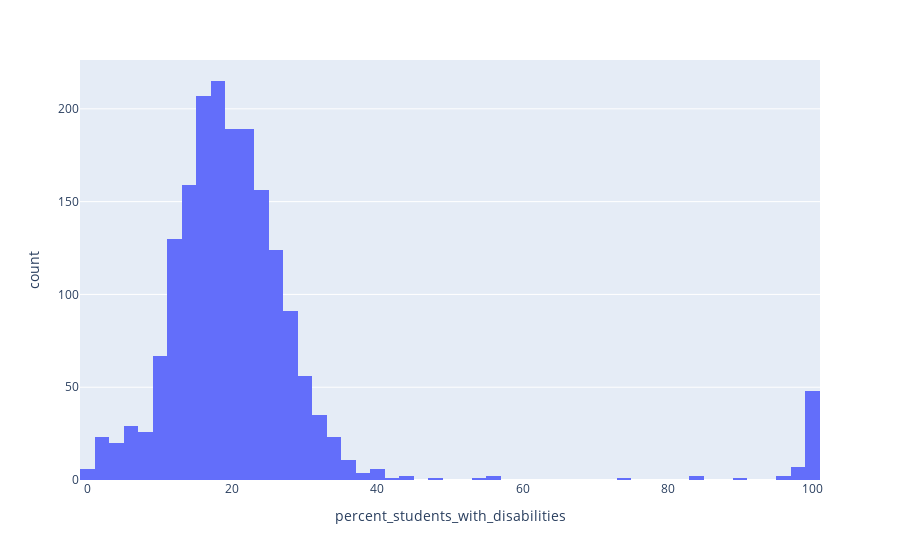

The code cell stored with this chart in its notebook:
### Markdown cell above
#### Task 2B. Create a histogram to view the distribution of the percentage of students with disabilities in schools.

<span style='background :#FFF59E'>**Hint:** You'll need to use the `percent_students_with_disabilities` column of your DataFrame.</span>

### Code cell
# Plot the data showing the % of students with disabilities in schools
hist2 = px.histogram(schools, x='percent_students_with_disabilities')
hist2

### Figure 1 — Plotly figure (JSON) as saved in the notebook; plotly's stock layout.template omitted (floating-point values rounded to 4 significant figures; data arrays with more than 128 entries replaced by an {"elided": "..."} marker saying what was removed)
{"data": [{"alignmentgroup": "True", "bingroup": "x", "hovertemplate": "percent_students_with_disabilities=%{x}<br>count=%{y}<extra></extra>", "legendgroup": "", "marker": {"color": "#636efa", "pattern": {"shape": ""}}, "name": "", "offsetgroup": "", "orientation": "v", "showlegend": false, "type": "histogram", "x": {"elided": "1834 float values"}, "xaxis": "x", "yaxis": "y"}], "layout": {"autosize": true, "barmode": "relative", "legend": {"tracegroupgap": 0}, "margin": {"t": 60}, "xaxis": {"anchor": "y", "autorange": true, "domain": [0, 1], "range": [-1, 101], "title": {"text": "percent_students_with_disabilities"}, "type": "linear"}, "yaxis": {"anchor": "x", "autorange": true, "domain": [0, 1], "range": [0, 226.3], "title": {"text": "count"}}}}
